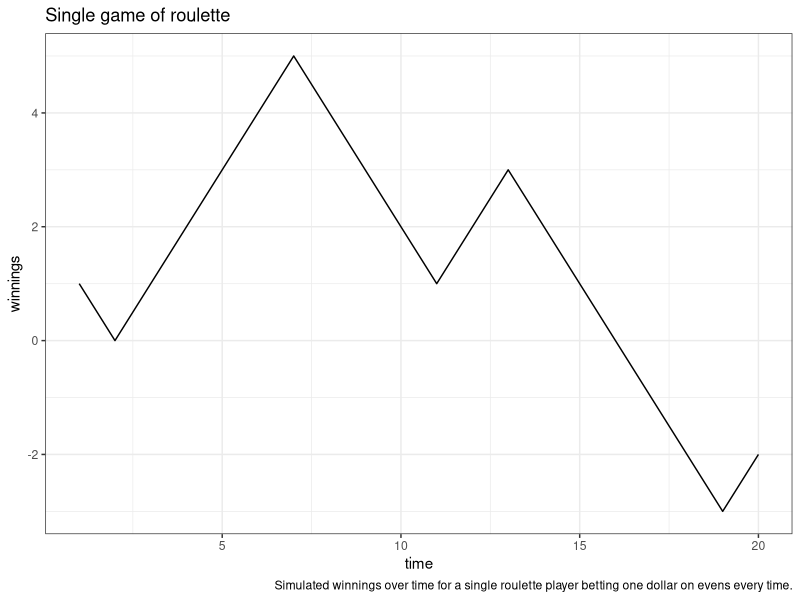
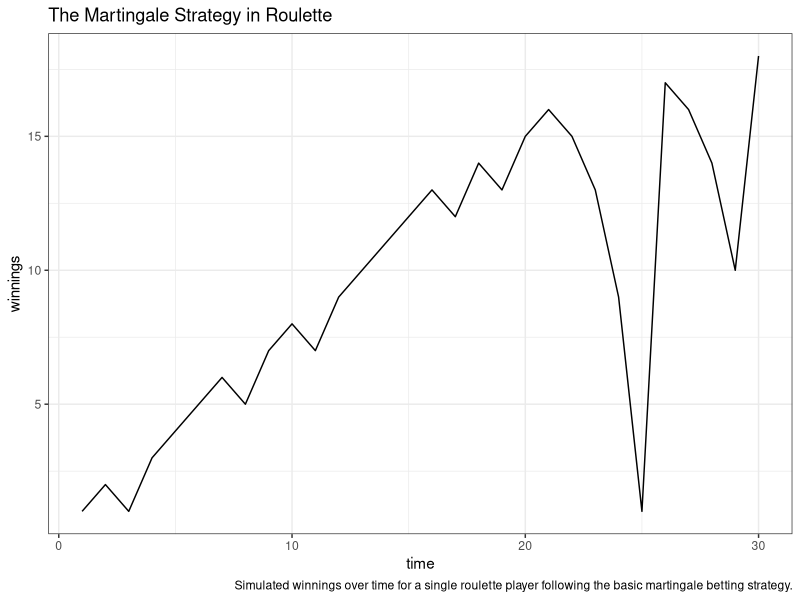

Source code (R) for these figures, in order:
## ---- chunk 1
even = function(x)
{
    win = (x %% 2 == 0) & (x != 0)
    ifelse(win, 1, -1)
}


high = function(x)
{
    win = (18 < x) & (x != 0)
    ifelse(win, 1, -1)
}


column1 = function(x)
{
    ifelse(x %% 3 == 1, 2, -1)
}


straightup = function(x, d = 1)
{
    ifelse(x == d, 35, -1)
}


# Construct a simple betting strategy
simple_strategy = function(bet = even)
{
    function(x) cumsum(bet(x))
}


#' Simulate plays from a betting strategy
#'
#' @param strategy
#' @param nplayers number of players to use this strategy
#' @param ntimes number of times each player should play
play = function(strategy = simple_strategy()
    , nplayers = 100L
    , ntimes = 1000L
    , ballvalues = 0:36
){
    replicate(nplayers, strategy(sample(ballvalues, size = ntimes, replace = TRUE)))
}
## ---- chunk 2
library(ggplot2)
theme_set(theme_bw())  # Feel free to set different themes

set.seed(893) # Starts the random number generator at a particular place, so the graph will look the same for everyone.
ntimes = 20
d = data.frame(time = seq(ntimes))
s = simple_strategy(even)
d$winnings = play(s, nplayers = 1, ntimes = ntimes)

g = ggplot() + labs(title = "Single game of roulette", caption = "Simulated winnings over time for a single roulette player betting one dollar on evens every time.")
g = g + geom_line(aes(time, winnings), data = d)
print(g)
## ---- chunk 3
# TODO create visualization(s)
# not betting strategy
not_bet = function(x) rep(0, length(x))
## ---- chunk 4
doublebet = function(x, initialbet = 1, strategy = even)
{
    winnings = rep(NA, length(x))
    betsize = initialbet
    current_winnings = 0
    for(i in seq_along(x)){
        if(strategy(x[i]) == 1){
            current_winnings = current_winnings + betsize
            betsize = initialbet
        } else {
            current_winnings = current_winnings - betsize
            betsize = 2 * betsize
        }
        winnings[i] = current_winnings
    }
    winnings
}
## ---- chunk 5
ntimes = 30
m = data.frame(time = seq(ntimes))
m$winnings = play(doublebet, nplayers = 1, ntimes = ntimes)

g = ggplot() + labs(title = "The Martingale Strategy in Roulette", caption = "Simulated winnings over time for a single roulette player following the basic martingale betting strategy.")
g = g + geom_line(aes(time, winnings), data = m)
print(g)
## ---- chunk 6
# TODO create visualization(s)
